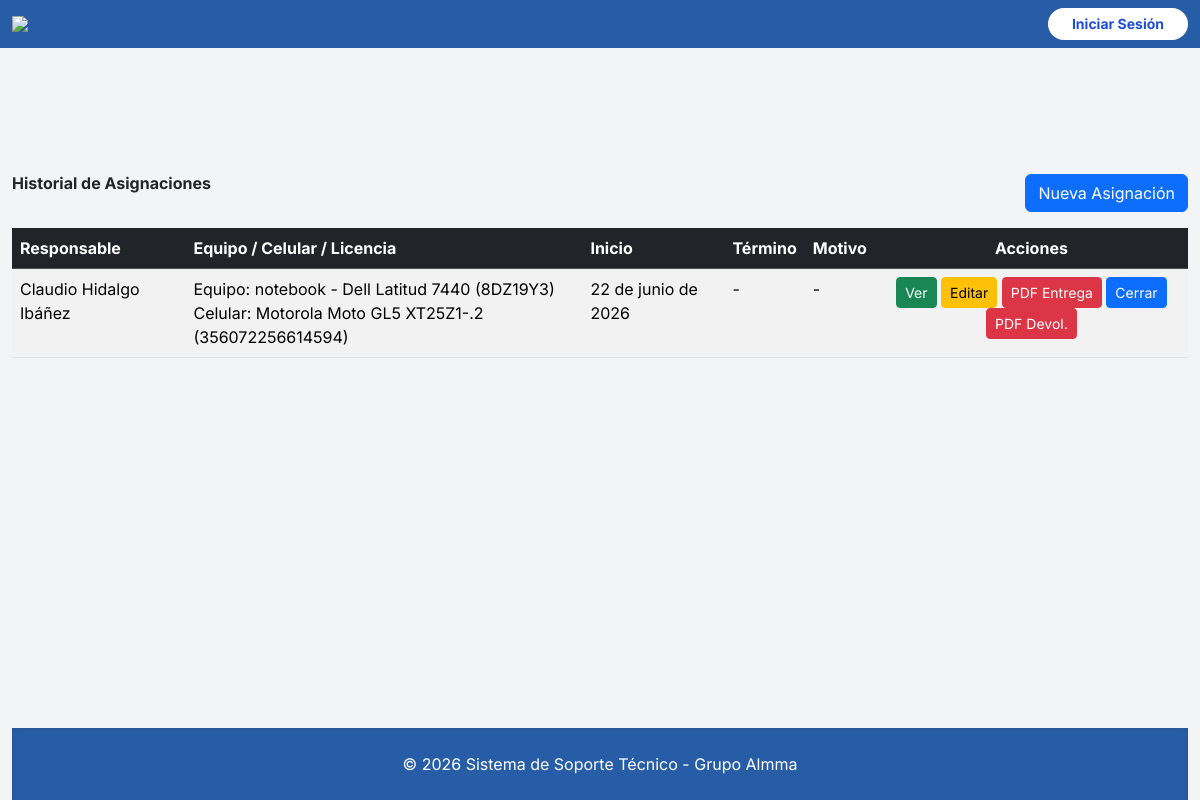
Screenshot of /inventario/asignaciones/ with the database file from the repository.
### inventario_ti/models.py (models this page shows, shortened)
class HistorialAsignacion(models.Model):
    persona = models.ForeignKey(User, on_delete=models.CASCADE)
    equipo = models.ForeignKey(EquipoTI, on_delete=models.CASCADE, null=True, blank=True)
    celular = models.ForeignKey(CelularTI, on_delete=models.CASCADE, null=True, blank=True)
    licencia = models.ForeignKey(LicenciaTI, on_delete=models.CASCADE, null=True, blank=True)
    fecha_inicio = models.DateField()
    fecha_termino = models.DateField(blank=True, null=True)
    motivo_termino = models.CharField(
        max_length=50,
        choices=[
            ("despido", "Despido"),
            ("renuncia", "Renuncia"),
            ("falla", "Falla"),
            ("renovacion", "Renovación"),
            ("otro", "Otro"),
        ],
        blank=True,
        null=True
    )
    observaciones = models.TextField(blank=True, null=True)

class EquipoTI(models.Model):
    TIPOS = [
        ("notebook", "Notebook"),
        ("macbook", "MacBook"),
        ("workstation", "Estación de trabajo"),
        ("tablet", "Tablet"),
        ("lector_codigo", "Lector de código"),
        ("monitor", "Monitor"),
        ("proyector", "Proyector"),
    ]
    tipo_equipo = models.CharField(max_length=50, choices=TIPOS)
    marca = models.CharField(max_length=50)
    modelo = models.CharField(max_length=100)
    numero_serie = models.CharField(max_length=100, unique=True)
    cpu = models.CharField(max_length=100)
    ram_gb = models.IntegerField()
    tipo_disco = models.CharField(max_length=20, choices=[("HDD","HDD"),("SSD","SSD"),("M2","M.2")])
    capacidad_disco_gb = models.IntegerField()
    sistema_operativo = models.CharField(max_length=100)
    licencia_windows_key = models.CharField(max_length=200, blank=True, null=True)
    accesorios = models.CharField(max_length=250)
    estado_equipo = models.CharField(max_length=50, default="operativo")
    responsable_actual = models.ForeignKey(
        User,
        on_delete=models.SET_NULL,
        null=True,
        blank=True,
        related_name="equipos_asignados"
    )
    def __str__(self):
        return f"{self.tipo_equipo} - {self.marca} {self.modelo} ({self.numero_serie})"

class CelularTI(models.Model):
    marca = models.CharField(max_length=50)
    modelo = models.CharField(max_length=100)
    numero_serie = models.CharField(max_length=75, blank=True, null=True)
    imei1 = models.CharField(max_length=50)
    imei2 = models.CharField(max_length=50, blank=True, null=True)
    numero_sim1 = models.CharField(max_length=20, blank=True, null=True)
    numero_sim2 = models.CharField(max_length=20, blank=True, null=True)
    version_os = models.CharField(max_length=50)
    clave_bloqueo = models.CharField(max_length=20, blank=True, null=True)
    estado = models.CharField(max_length=50, default="operativo")
    responsable_actual = models.ForeignKey(
        User,
        on_delete=models.SET_NULL,
        null=True,
        blank=True,
        related_name="celulares_asignados"
    )
    def __str__(self):
        return f"{self.marca} {self.modelo} ({self.imei1})"

### inventario_ti/views.py (the view)
# urls.py: path("asignaciones/", listar_asignaciones, name="listar_asignaciones"),
def listar_asignaciones(request):
    asignaciones = HistorialAsignacion.objects.order_by("-fecha_inicio")
    return render(request, "inventario_ti/listar_asignaciones.html", {"asignaciones": asignaciones})

### gestion_tickets/context_processors.py (called while the page is built)
def contador_tickets(request):
    if request.user.is_authenticated:
        pendientes = Ticket.objects.filter(estado='abierto').count()
    else:
        pendientes = 0
    return {'tickets_pendientes': pendientes}

### inventario_ti/templates/inventario_ti/listar_asignaciones.html (shortened to what this page needs)
{% extends "base/base.html" %}
{% block content %}
<div class="container-fluid mt-4">
    <div class="d-flex justify-content-between mb-3">
        <h3 class="fw-bold">Historial de Asignaciones</h3>
        <a href="{% url 'crear_asignacion' %}" class="btn btn-primary">Nueva Asignación</a>
    </div>
    <table class="table table-striped table-hover">
        <thead class="table-dark">
            <tr>
                <th>Responsable</th>
                <th>Equipo / Celular / Licencia</th>
                <th>Inicio</th>
                <th>Término</th>
                <th>Motivo</th>
                <th class="text-center">Acciones</th>
            </tr>
        </thead>
        <tbody>
            {% for a in asignaciones %}
            <tr>
                <td>{{ a.persona }} {{ a.persona.last_name }}</td>
                <td>
                    {% if a.equipo %}Equipo: {{ a.equipo }}{% endif %}
                    {% if a.celular %}<br>Celular: {{ a.celular }}{% endif %}
                </td>
                <td>{{ a.fecha_inicio }}</td>
                <td>{{ a.fecha_termino|default:"-" }}</td>
                <td>{{ a.motivo_termino|default:"-" }}</td>
                <td class="text-center">
                    <a href="{% url 'ver_asignacion' a.id %}" class="btn btn-sm btn-success">Ver</a>
                    <a href="{% url 'editar_asignacion' a.id %}" class="btn btn-sm btn-warning">Editar</a>
                    <a href="{% url 'generar_documento_entrega' a.persona.id %}" class="btn btn-sm btn-danger">PDF Entrega</a>
                    {% if not a.fecha_termino %}
                    <a href="{% url 'cerrar_asignacion' a.id %}" class="btn btn-sm btn-primary">Cerrar</a>
                    <a href="{% url 'seleccionar_devolucion' a.id %}" class="btn btn-sm btn-danger">
                        PDF Devol.
                    </a>
                    {% endif %}
                </td>
            </tr>
            {% endfor %}
        </tbody>
    </table>
</div>
{% endblock %}

### gestion_tickets/templates/base/base.html (style rules this page uses)
body { font-family: 'Inter', sans-serif; background-color: #f3f4f6; }

### rows the page displays
HistorialAsignacion: persona "Claudio", persona.last_name "Hidalgo Ibáñez", equipo "notebook - Dell Latitud 7440 (8DZ19Y3)", celular "Motorola Moto GL5 XT25Z1-.2 (356072256614594)", fecha_inicio "22 de junio de 2026", fecha_termino "-", motivo_termino "-", shows "Cerrar"
